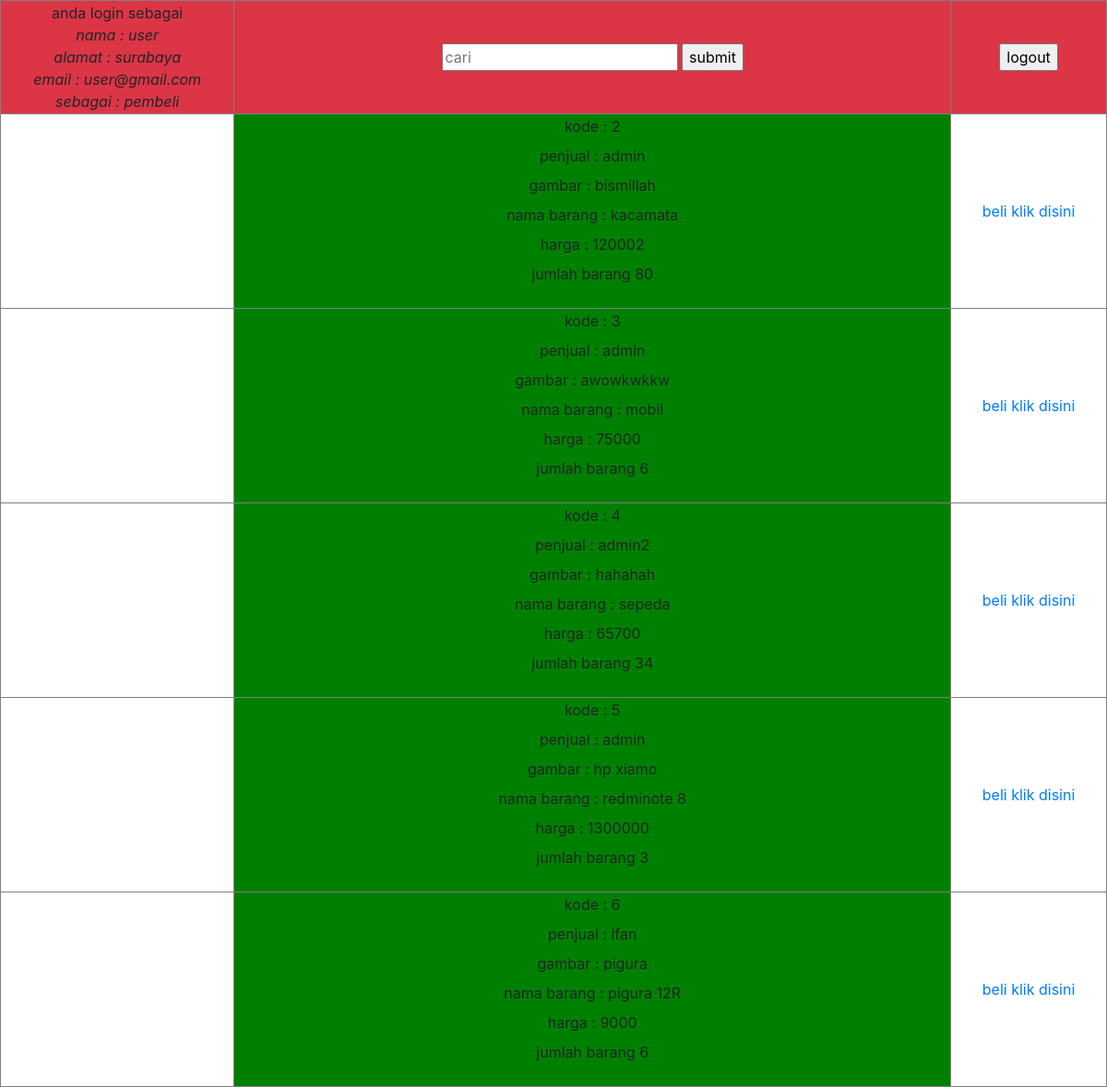
Screenshot of /beranda2.php (signed in) with the database file from the repository.
### tables this page shows
CREATE TABLE `user` (
  `username` varchar(500) NOT NULL,
  `password` varchar(500) NOT NULL,
  `nama` varchar(500) NOT NULL,
  `alamat` varchar(500) NOT NULL,
  `email` varchar(500) NOT NULL,
  `jenis` varchar(500) NOT NULL,
  `level` varchar(500) NOT NULL
);

CREATE TABLE `penjualan` (
  `id_barang` int(11) NOT NULL,
  `nama` varchar(500) NOT NULL,
  `gambar` varchar(500) NOT NULL,
  `nama_barang` varchar(500) NOT NULL,
  `harga` varchar(500) NOT NULL,
  `jumlahbarang` varchar(500) NOT NULL
);

### fungsi.php (called while the page is built, shortened)
<?php
require 'koneksi.php';
function query($query){
	global $kon;
	$result = mysqli_query($kon,$query);
	$rows = [];
	while ($row = mysqli_fetch_assoc($result)) {
		$rows = $row;
	}
return $rows;
}
 ?>

### beranda2.php (the view, shortened to what this page needs)
<?php
require "koneksi.php";
require "fungsi.php";
$nama = $_SESSION['nama'];
$belanja = mysqli_query($kon,"SELECT * FROM penjualan ");
$query2 = query("SELECT * FROM user WHERE nama ='$nama'");
 ?>
<!DOCTYPE html>
<html>
<link rel="stylesheet" href="https://cdn.jsdelivr.net/npm/bootstrap@4.0.0/dist/css/bootstrap.min.css">
<head>
</head>
<body class="text-center">
	<form class="text-center" method="post">
		<table border="1" style="width: 100%;">
			<tr class="bg-danger">
				<td style="width:15% ;">
				anda login sebagai <br>
				<i>
				nama : <?= $query2["nama"]; ?> <br>
				alamat : <?= $query2["alamat"]; ?> <br>
				email : <?= $query2["email"]; ?> <br>
				sebagai : <?= $query2["level"] ?>
				</i>
				</td>
				<td style="width:75 %;">
					<input type="text" name="cari" placeholder="cari">
					<input type="submit" name="submit" value="submit">
				</td>
				<td style="width :10%;">
					<input type="submit" name="keluar" value="logout">
				</td>
			</tr>
			<?php foreach ($belanja as $benda) : ?>
			<tr >
				<td>
				</td>
				<td class="kotak">
					<label>kode : </label> <?= $benda["id_barang"] ;?> <br>
					<label>penjual : </label> <?= $benda["nama"]; ?> <br>
					<label>gambar :</label>	<?=  $benda["gambar"];  ?> <br>
					<label>nama barang :</label>	<?=  $benda["nama_barang"];  ?> <br>
					<label>harga : </label> <?= $benda["harga"]; ?> <br>
					<label>jumlah barang</label> <?= $benda["jumlahbarang"]; ?>
				</td>
				<td>
					<a href="beli.php?id=<?=$benda['id_barang']?>"> beli klik disini</a>
				</td>
			</tr>
		<?php endforeach; ?>
		</table>
	</form>
</body>
</html>

### beranda2.php (style rules this page uses)
.kotak { width:46%; height:46%; background:green; }

### rows the page displays
user: nama "user", alamat "surabaya", email "user@gmail.com", level "pembeli"
penjualan: id_barang "2", nama "admin", gambar "bismillah", nama_barang "kacamata", harga "120002", jumlahbarang "80"
penjualan: id_barang "3", nama "admin", gambar "awowkwkkw", nama_barang "mobil", harga "75000", jumlahbarang "6"
penjualan: id_barang "4", nama "admin2", gambar "hahahah", nama_barang "sepeda", harga "65700", jumlahbarang "34"
penjualan: id_barang "5", nama "admin", gambar "hp xiamo", nama_barang "redminote 8", harga "1300000", jumlahbarang "3"
penjualan: id_barang "6", nama "ifan", gambar "pigura", nama_barang "pigura 12R", harga "9000", jumlahbarang "6"
